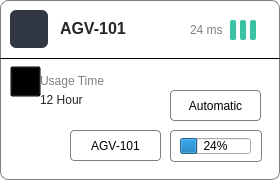
<?xml version="1.0" encoding="UTF-8"?>
<ui version="4.0">
 <class>asideCardVehicle</class>
 <widget class="QWidget" name="asideCardVehicle">
  <property name="enabled">
   <bool>true</bool>
  </property>
  <property name="geometry">
   <rect>
    <x>0</x>
    <y>0</y>
    <width>280</width>
    <height>180</height>
   </rect>
  </property>
  <property name="minimumSize">
   <size>
    <width>280</width>
    <height>180</height>
   </size>
  </property>
  <property name="windowTitle">
   <string>Form</string>
  </property>
  <property name="styleSheet">
   <string notr="true">#asideCardVehicle{
	border: 1px solid #808080;
	border-radius: 8px;
	background-color: white;
}</string>
  </property>
  <widget class="QPushButton" name="pushButton">
   <property name="geometry">
    <rect>
     <x>10</x>
     <y>10</y>
     <width>38</width>
     <height>38</height>
    </rect>
   </property>
   <property name="styleSheet">
    <string notr="true">QPushButton{
	background-color: #313743;
	border-radius: 6px;
}
</string>
   </property>
   <property name="text">
    <string/>
   </property>
   <property name="icon">
    <iconset>
     <normaloff>../icons/paper-plane-solid-full.svg</normaloff>../icons/paper-plane-solid-full.svg</iconset>
   </property>
  </widget>
  <widget class="QLabel" name="label">
   <property name="geometry">
    <rect>
     <x>60</x>
     <y>20</y>
     <width>101</width>
     <height>16</height>
    </rect>
   </property>
   <property name="font">
    <font>
     <pointsize>12</pointsize>
     <weight>75</weight>
     <bold>true</bold>
    </font>
   </property>
   <property name="styleSheet">
    <string notr="true">QLabel{
	color: #262626
}</string>
   </property>
   <property name="text">
    <string>AGV-101</string>
   </property>
  </widget>
  <widget class="QFrame" name="frame_4">
   <property name="geometry">
    <rect>
     <x>170</x>
     <y>130</y>
     <width>92</width>
     <height>32</height>
    </rect>
   </property>
   <property name="styleSheet">
    <string notr="true">QFrame{
	border: 1px solid #808080;
	border-radius: 4px;
}</string>
   </property>
   <property name="frameShape">
    <enum>QFrame::Box</enum>
   </property>
   <property name="frameShadow">
    <enum>QFrame::Plain</enum>
   </property>
   <widget class="QProgressBar" name="progressBar">
    <property name="geometry">
     <rect>
      <x>10</x>
      <y>8</y>
      <width>71</width>
      <height>16</height>
     </rect>
    </property>
    <property name="value">
     <number>24</number>
    </property>
   </widget>
  </widget>
  <widget class="QFrame" name="frame_2">
   <property name="geometry">
    <rect>
     <x>240</x>
     <y>20</y>
     <width>6</width>
     <height>20</height>
    </rect>
   </property>
   <property name="styleSheet">
    <string notr="true">QFrame {
    background-color: #3AC2A5;
	width: 6px;
	border-radius: 2px;
}
</string>
   </property>
   <property name="frameShape">
    <enum>QFrame::StyledPanel</enum>
   </property>
   <property name="frameShadow">
    <enum>QFrame::Raised</enum>
   </property>
  </widget>
  <widget class="QFrame" name="frame_3">
   <property name="geometry">
    <rect>
     <x>250</x>
     <y>20</y>
     <width>6</width>
     <height>20</height>
    </rect>
   </property>
   <property name="styleSheet">
    <string notr="true">QFrame {
    background-color: #3AC2A5;
	width: 6px;
	border-radius: 2px;
}
</string>
   </property>
   <property name="frameShape">
    <enum>QFrame::StyledPanel</enum>
   </property>
   <property name="frameShadow">
    <enum>QFrame::Raised</enum>
   </property>
  </widget>
  <widget class="QFrame" name="frame">
   <property name="geometry">
    <rect>
     <x>230</x>
     <y>20</y>
     <width>6</width>
     <height>20</height>
    </rect>
   </property>
   <property name="styleSheet">
    <string notr="true">QFrame {
    background-color: #3AC2A5;
	width: 6px;
	border-radius: 2px;
}
</string>
   </property>
   <property name="frameShape">
    <enum>QFrame::StyledPanel</enum>
   </property>
   <property name="frameShadow">
    <enum>QFrame::Raised</enum>
   </property>
  </widget>
  <widget class="QPushButton" name="pbInspect">
   <property name="geometry">
    <rect>
     <x>70</x>
     <y>130</y>
     <width>91</width>
     <height>31</height>
    </rect>
   </property>
   <property name="styleSheet">
    <string notr="true">QPushButton{
	border-radius: 4px;
	border: 1px solid #808080;
}

QPushButton:hover{
	background-color:#e3e3e3;
}
</string>
   </property>
   <property name="text">
    <string>AGV-101</string>
   </property>
   <property name="icon">
    <iconset>
     <normaloff>../icons/show.png</normaloff>../icons/show.png</iconset>
   </property>
  </widget>
  <widget class="QPushButton" name="pushButton_3">
   <property name="geometry">
    <rect>
     <x>170</x>
     <y>90</y>
     <width>91</width>
     <height>31</height>
    </rect>
   </property>
   <property name="styleSheet">
    <string notr="true">QPushButton{
	border-radius: 4px;
	border: 1px solid #808080;
}

QPushButton:hover{
	background-color:#e3e3e3;
}
</string>
   </property>
   <property name="text">
    <string>Automatic</string>
   </property>
   <property name="icon">
    <iconset>
     <normaloff>../icons/retweet-solid-full.svg</normaloff>../icons/retweet-solid-full.svg</iconset>
   </property>
  </widget>
  <widget class="QLabel" name="label_4">
   <property name="geometry">
    <rect>
     <x>40</x>
     <y>71</y>
     <width>81</width>
     <height>20</height>
    </rect>
   </property>
   <property name="font">
    <font>
     <weight>50</weight>
     <bold>false</bold>
    </font>
   </property>
   <property name="styleSheet">
    <string notr="true">QLabel{
	color: #808080;
}</string>
   </property>
   <property name="text">
    <string>Usage Time</string>
   </property>
  </widget>
  <widget class="QPushButton" name="pushButton_4">
   <property name="geometry">
    <rect>
     <x>10</x>
     <y>66</y>
     <width>31</width>
     <height>31</height>
    </rect>
   </property>
   <property name="styleSheet">
    <string notr="true">QPushButton{
	background: transparent;
}</string>
   </property>
   <property name="text">
    <string/>
   </property>
   <property name="icon">
    <iconset>
     <normaloff>../icons/clock-solid-full.svg</normaloff>../icons/clock-solid-full.svg</iconset>
   </property>
   <property name="iconSize">
    <size>
     <width>22</width>
     <height>20</height>
    </size>
   </property>
  </widget>
  <widget class="QLabel" name="label_5">
   <property name="geometry">
    <rect>
     <x>40</x>
     <y>90</y>
     <width>81</width>
     <height>20</height>
    </rect>
   </property>
   <property name="font">
    <font>
     <weight>50</weight>
     <bold>false</bold>
    </font>
   </property>
   <property name="styleSheet">
    <string notr="true">QLabel{
	color: #262626
}</string>
   </property>
   <property name="text">
    <string>12 Hour</string>
   </property>
  </widget>
  <widget class="QLabel" name="label_6">
   <property name="geometry">
    <rect>
     <x>190</x>
     <y>20</y>
     <width>41</width>
     <height>20</height>
    </rect>
   </property>
   <property name="font">
    <font>
     <weight>50</weight>
     <bold>false</bold>
    </font>
   </property>
   <property name="styleSheet">
    <string notr="true">QLabel{
	color: #808080;
}</string>
   </property>
   <property name="text">
    <string>24 ms</string>
   </property>
  </widget>
  <widget class="Line" name="line">
   <property name="geometry">
    <rect>
     <x>0</x>
     <y>50</y>
     <width>291</width>
     <height>16</height>
    </rect>
   </property>
   <property name="frameShadow">
    <enum>QFrame::Plain</enum>
   </property>
   <property name="orientation">
    <enum>Qt::Horizontal</enum>
   </property>
  </widget>
 </widget>
 <resources/>
 <connections/>
</ui>
